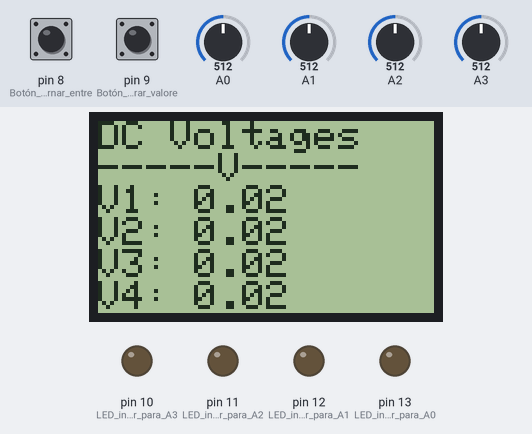
The sketch below on a simulated Arduino Uno, built with avr-gcc and run on an emulated ATmega328P. Shown: 84×48 one-colour display, output pins drawn as LEDs (lit = HIGH). The inputs (shaded band) are chosen by the test bench; at power-on: pin 9 (Botón_para_mostrar_valore) HIGH, A0 = 512, A1 = 512, A2 = 512, pin 8 (Botón_para_alternar_entre) HIGH, A3 = 512.

Above: at 1.2 s.
1.3 s: pin 9 (Botón_para_mostrar_valore) pulled LOW for 0.15 s
At 1.41 s:
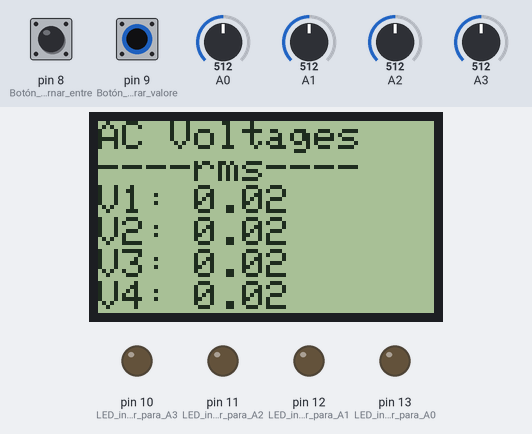
2.9 s: A0 set to 930
At 3.5 s:
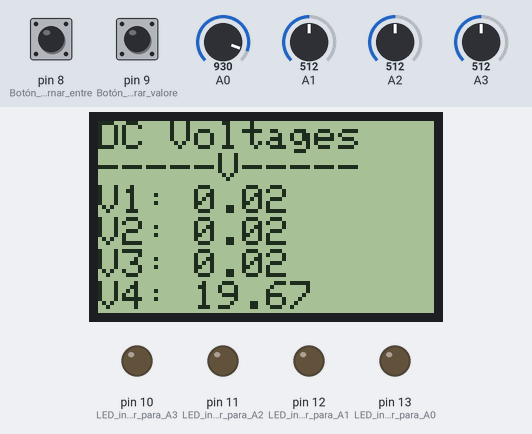
4.4 s: A0 set to 945
At 5.6 s:
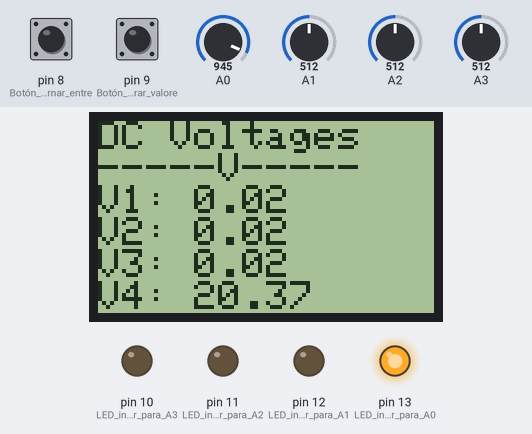
5.9 s: A1 set to 920
At 7.0 s:
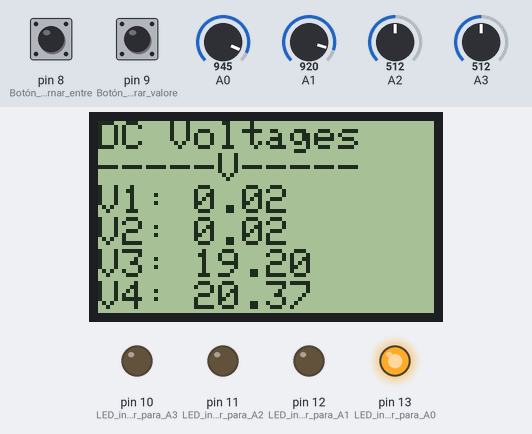
7.4 s: A1 set to 954
At 7.9 s:
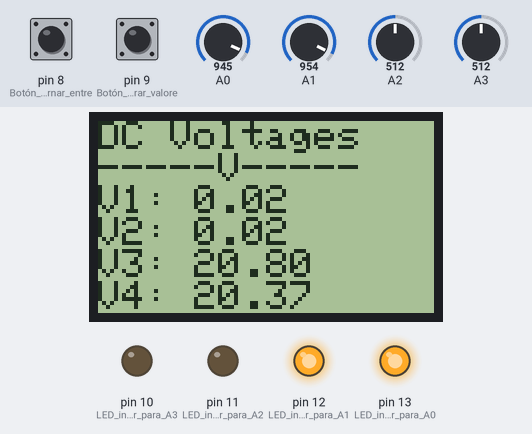
8.9 s: A2 set to 923
At 9.9 s:
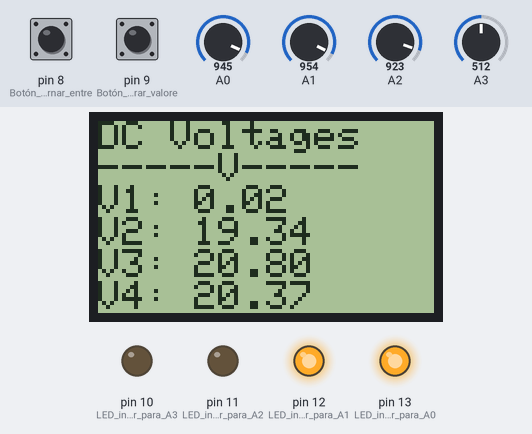
10.4 s: A2 set to 951
Timing chart, 0 to 12.9 s (numbered marks = the images above; inputs shaded):
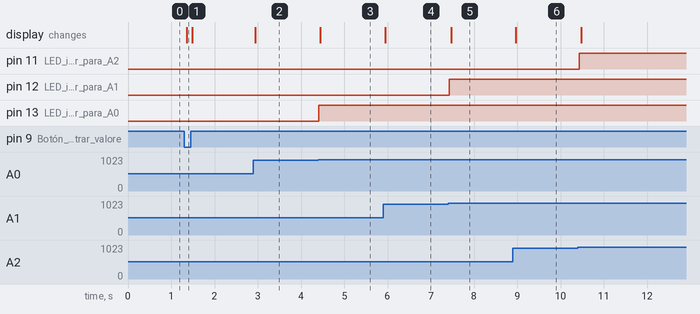

The sketch:

voltmeter.ino
```cpp
#include <PCD8544.h>  // Librería para controlar la pantalla LCD PCD8544 (Nokia 5110)

static PCD8544 display;  // Objeto para interactuar con la pantalla LCD
const float VOLTAGE_REFERENCE = 5.0;  // Referencia de voltaje para las lecturas ADC
const int ADC_RESOLUTION = 1023;  // Valor máximo del ADC (10 bits de resolución)

float max_voltage_A0 = 0;  // Máximo voltaje detectado en el pin A0
float max_voltage_A1 = 0;  // Máximo voltaje detectado en el pin A1
float max_voltage_A2 = 0;  // Máximo voltaje detectado en el pin A2
float max_voltage_A3 = 0;  // Máximo voltaje detectado en el pin A3

void setup() {
  // Inicialización del puerto serial
  Serial.begin(9600);

  // Configuración de pines
  pinMode(8, INPUT_PULLUP);  // Botón para alternar entre AC/DC
  pinMode(9, INPUT_PULLUP);  // Botón para mostrar valores en el monitor serial
  pinMode(10, OUTPUT);  // LED indicador para A3
  pinMode(11, OUTPUT);  // LED indicador para A2
  pinMode(12, OUTPUT);  // LED indicador para A1
  pinMode(13, OUTPUT);  // LED indicador para A0

  // Inicialización de la pantalla LCD
  display.begin(84, 48);  // Configuración de la resolución de la pantalla
}

// Función que convierte el valor del ADC a voltaje real utilizando la función de transferencia
float convert_adc_to_voltage(int analog_pin) {
  return analogRead(analog_pin) * VOLTAGE_REFERENCE / (ADC_RESOLUTION * 0.104) - 2.5 / 0.104;
}

// Función que obtiene el voltaje máximo de un puerto ADC
float get_peak_voltage(int analog_pin) {
  float peak_voltage = abs(convert_adc_to_voltage(analog_pin));  // Valor inicial
  while (true) {  // Bucle infinito para detectar el voltaje máximo
    float current_voltage = abs(convert_adc_to_voltage(analog_pin));  // Leer nuevo valor
    if (current_voltage > peak_voltage) {  // Actualizar el valor máximo si es necesario
      peak_voltage = current_voltage;
    } else {
      return peak_voltage;  // Retorna el valor máximo encontrado
    }
  }
}

void update_led_state(float voltage, int led_pin) {
  digitalWrite(led_pin, (voltage > 20 || voltage < -20) ? HIGH : LOW);  // Controla el LED según el voltaje
}

void loop() {
  // Leer el estado de los botones
  int is_dc_mode = digitalRead(9);  // Botón para alternar entre AC/DC
  int is_serial_enabled = digitalRead(8);  // Botón para habilitar la impresión serial

  // Leer los voltajes de los pines analógicos
  float voltage_A0 = convert_adc_to_voltage(A0);
  float voltage_A1 = convert_adc_to_voltage(A1);
  float voltage_A2 = convert_adc_to_voltage(A2);
  float voltage_A3 = convert_adc_to_voltage(A3);

  // Modo de medición de voltaje DC
  if (is_dc_mode) {
    // Actualizar el estado de los LEDs según el valor de los voltajes
    update_led_state(voltage_A0, 13);
    update_led_state(voltage_A1, 12);
    update_led_state(voltage_A2, 11);
    update_led_state(voltage_A3, 10);

    // Mostrar información en pantalla LCD
    display.setCursor(0, 0);  // Posicionar el cursor en la parte superior
    display.print("DC Voltages");  // Imprimir título
    display.setCursor(0, 1);  // Mover el cursor a la siguiente línea
    display.print("-----V-----");  // Separador
  }

  // Modo de medición de voltaje AC
  else {
    // Leer y actualizar los máximos voltajes RMS para cada canal
    float peak_voltage = get_peak_voltage(A0);
    if (peak_voltage > max_voltage_A0 || max_voltage_A0 - peak_voltage > 1) {
      max_voltage_A0 = peak_voltage;
    }
    voltage_A0 = max_voltage_A0 / sqrt(2);  // Calcular RMS

    peak_voltage = get_peak_voltage(A1);
    if (peak_voltage > max_voltage_A1 || max_voltage_A1 - peak_voltage > 1) {
      max_voltage_A1 = peak_voltage;
    }
    voltage_A1 = max_voltage_A1 / sqrt(2);

    peak_voltage = get_peak_voltage(A2);
    if (peak_voltage > max_voltage_A2 || max_voltage_A2 - peak_voltage > 1) {
      max_voltage_A2 = peak_voltage;
    }
    voltage_A2 = max_voltage_A2 / sqrt(2);

    peak_voltage = get_peak_voltage(A3);
    if (peak_voltage > max_voltage_A3 || max_voltage_A3 - peak_voltage > 1) {
      max_voltage_A3 = peak_voltage;
    }
    voltage_A3 = max_voltage_A3 / sqrt(2);

    // Actualizar el estado de los LEDs según el valor de los voltajes máximos
    update_led_state(max_voltage_A0, 13);
    update_led_state(max_voltage_A1, 12);
    update_led_state(max_voltage_A2, 11);
    update_led_state(max_voltage_A3, 10);

    // Mostrar información en pantalla LCD
    display.setCursor(0, 0);
    display.print("AC Voltages");
    display.setCursor(0, 1);
    display.print("----rms----");
  }

  // Imprimir voltajes en el monitor serial si el botón está activado
  if (!is_serial_enabled) {
    Serial.print("V1: "); Serial.println(voltage_A3);
    Serial.print("V2: "); Serial.println(voltage_A2);
    Serial.print("V3: "); Serial.println(voltage_A1);
    Serial.print("V4: "); Serial.println(voltage_A0);
  }

  // Mostrar los voltajes en la pantalla LCD
  display.setCursor(0, 2); display.print("V1: "); display.print(voltage_A3, 2);
  display.setCursor(0, 3); display.print("V2: "); display.print(voltage_A2, 2);
  display.setCursor(0, 4); display.print("V3: "); display.print(voltage_A1, 2);
  display.setCursor(0, 5); display.print("V4: "); display.print(voltage_A0, 2);
}
```

Measured:
- the behaviour switches between 937 and 938 on A0 (found by bisection; images 2 and 3)
- the behaviour switches between 937 and 938 on A1 (found by bisection; images 4 and 5)
- after the input at 1.3 s, the display: changes after 0.05 s (image 1)
- after the input at 2.9 s, the display: changes at once (image 2)
- after the input at 4.4 s, pin 13 (LED_indicador_para_A0): LOW → HIGH at once; the display: changes at once (image 3)
- after the input at 5.9 s, the display: changes at once (image 4)
- after the input at 7.4 s, pin 12 (LED_indicador_para_A1): LOW → HIGH at once; the display: changes after 0.07 s (image 5)
- after the input at 8.9 s, the display: changes after 0.06 s (image 6)
- after the input at 10.4 s, pin 11 (LED_indicador_para_A2): LOW → HIGH at once
